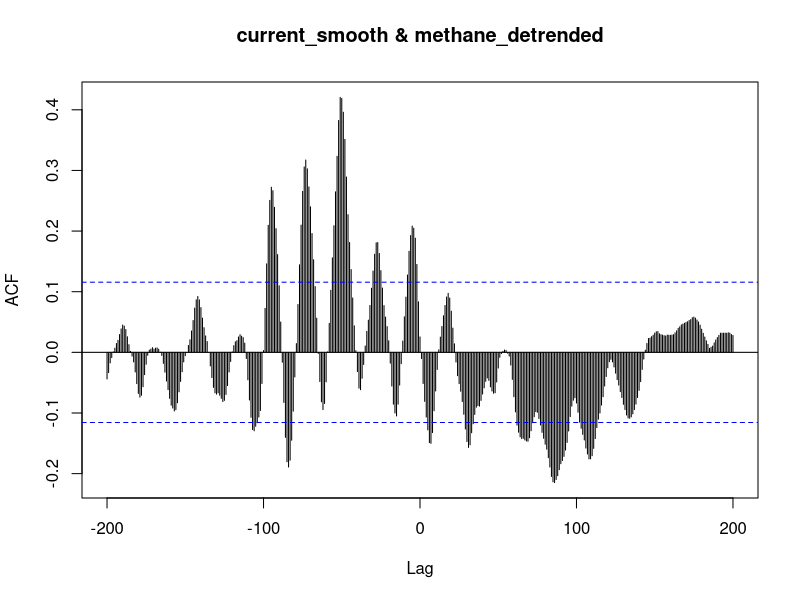
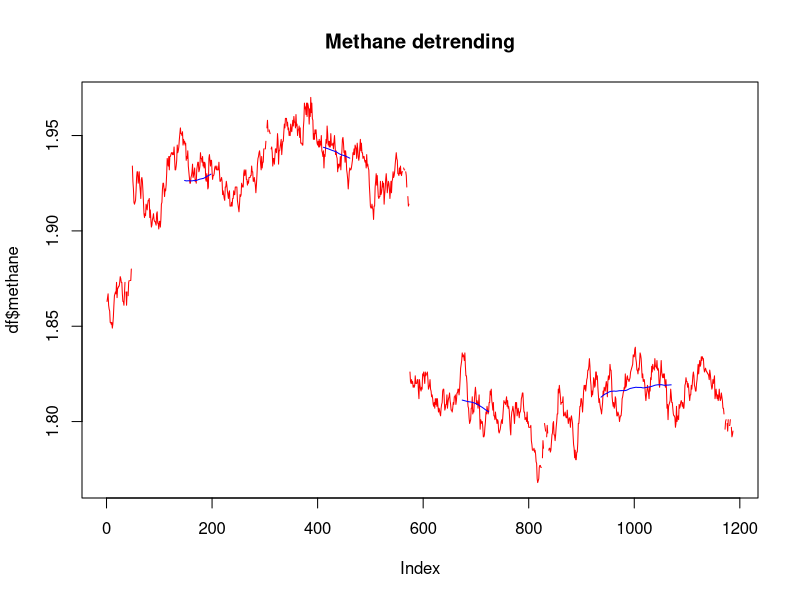

The R source for these figures, in order:
# source("anal1.r")
library(zoo)

# -----------------------------
# Load TSV
# -----------------------------
df <- read.delim("lamp_controller_b.tsv", header=TRUE, sep="\t")

# Expect columns: methane, current (and maybe time)

# -----------------------------
# Parameters
# -----------------------------
ma_window <- 200   # tune this

# -----------------------------
# Detrend methane
# -----------------------------
methane_ma <- rollmean(df$methane, k = ma_window, fill = NA, align = "center")
methane_detrended <- df$methane - methane_ma

# -----------------------------
# Optional: smooth current
# -----------------------------
current_smooth <- rollmean(df$current, k = 5, fill = NA, align = "center")

# -----------------------------
# Clean (remove NA rows)
# -----------------------------
keep <- !is.na(methane_detrended) & !is.na(current_smooth)

methane_detrended <- methane_detrended[keep]
current_smooth    <- current_smooth[keep]

# -----------------------------
# Correlation
# -----------------------------
cor_val <- cor(methane_detrended, current_smooth)
print(paste("Correlation:", cor_val))

# -----------------------------
# Cross-correlation (lag!)
# -----------------------------
ccf(current_smooth, methane_detrended, lag.max = 200)

# -----------------------------
# Plot detrending sanity check
# -----------------------------
plot(df$methane, type="l", col="red", main="Methane detrending")
lines(methane_ma, col="blue")
